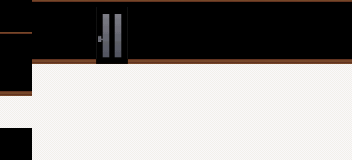

Below is a game level as drawn by its tile map, then a one-line description and the .tmx file that defines it, in full:
An orthogonal 11x5 tile map with 32x32 px tiles, 3 tile layers (layer0, layer2, layer3), 1 hidden layer not drawn, 2 tilesets.

<map version="1.9" tiledversion="1.9.2" orientation="orthogonal" renderorder="right-down" width="11" height="5" tilewidth="32" tileheight="32" infinite="0" nextlayerid="5" nextobjectid="1">
 <tileset firstgid="1" source="res/add_more.tsx" />
 <tileset firstgid="513" source="res/room-01-udy.tsx" />
 <layer id="4" name="layer0" width="11" height="5">
  <data encoding="csv">
0,0,0,0,0,0,0,0,0,0,0,
0,0,0,0,0,0,0,0,0,0,0,
0,312,312,312,312,312,312,312,312,312,312,
312,312,312,312,312,312,312,312,312,312,312,
0,312,312,312,312,312,312,312,312,312,312
</data>
 </layer>
 <layer id="1" name="layer1" width="11" height="5" visible="0" locked="1">
  <data encoding="csv">
28,12,12,12,12,12,12,12,12,12,12,
12,12,12,12,12,12,12,12,12,12,12,
12,513,514,515,516,513,514,515,516,513,514,
516,513,514,515,516,513,514,515,516,513,514,
28,513,514,515,516,513,514,515,516,513,514
</data>
 </layer>
 <layer id="2" name="layer2" width="11" height="5" locked="1">
  <data encoding="csv">
0,521,521,521,521,521,521,521,521,521,521,
521,529,529,529,529,529,529,529,529,529,529,
529,0,0,0,0,0,0,0,0,0,0,
0,0,0,0,0,0,0,0,0,0,0,
0,0,0,0,0,0,0,0,0,0,0
</data>
 </layer>
 <layer id="3" name="layer3" width="11" height="5" locked="1">
  <data encoding="csv">
0,0,0,10,0,0,0,0,0,0,0,
0,0,0,26,0,0,0,0,0,0,0,
0,0,0,0,0,0,0,0,0,0,0,
0,0,0,0,0,0,0,0,0,0,0,
0,0,0,0,0,0,0,0,0,0,0
</data>
 </layer>
</map>
